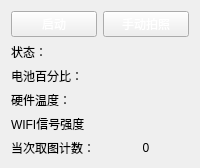
         <widget class="QWidget" name="tabWidget_2Page1">
          <attribute name="title">
           <string>采样板</string>
          </attribute>
          <layout class="QGridLayout" name="gridLayout">
           <item row="1" column="0">
            <widget class="QLabel" name="label_3">
             <property name="text">
              <string>状态：</string>
             </property>
            </widget>
           </item>
           <item row="1" column="1">
            <widget class="QLabel" name="label_4">
             <property name="text">
              <string/>
             </property>
             <property name="alignment">
              <set>Qt::AlignmentFlag::AlignCenter</set>
             </property>
            </widget>
           </item>
           <item row="5" column="0">
            <widget class="QLabel" name="label_6">
             <property name="text">
              <string>WIFI信号强度</string>
             </property>
            </widget>
           </item>
           <item row="0" column="1">
            <widget class="QPushButton" name="pushButton_32">
             <property name="styleSheet">
              <string notr="true">color: white;</string>
             </property>
             <property name="text">
              <string>手动拍照</string>
             </property>
            </widget>
           </item>
           <item row="0" column="0">
            <widget class="QPushButton" name="pushButton_2">
             <property name="minimumSize">
              <size>
               <width>0</width>
               <height>0</height>
              </size>
             </property>
             <property name="styleSheet">
              <string notr="true">color: white;</string>
             </property>
             <property name="text">
              <string>启动</string>
             </property>
            </widget>
           </item>
           <item row="5" column="1">
            <widget class="QLabel" name="label_12">
             <property name="text">
              <string/>
             </property>
             <property name="alignment">
              <set>Qt::AlignmentFlag::AlignCenter</set>
             </property>
            </widget>
           </item>
           <item row="6" column="0">
            <widget class="QLabel" name="label_32">
             <property name="text">
              <string>当次取图计数：</string>
             </property>
            </widget>
           </item>
           <item row="3" column="1">
            <widget class="QLabel" name="label_10">
             <property name="text">
              <string/>
             </property>
             <property name="alignment">
              <set>Qt::AlignmentFlag::AlignCenter</set>
             </property>
            </widget>
           </item>
           <item row="3" column="0">
            <widget class="QLabel" name="label_7">
             <property name="text">
              <string>硬件温度：</string>
             </property>
            </widget>
           </item>
           <item row="6" column="1">
            <widget class="QLabel" name="label_33">
             <property name="text">
              <string>0</string>
             </property>
             <property name="alignment">
              <set>Qt::AlignmentFlag::AlignCenter</set>
             </property>
            </widget>
           </item>
           <item row="2" column="0">
            <widget class="QLabel" name="label_8">
             <property name="text">
              <string>电池百分比：</string>
             </property>
            </widget>
           </item>
           <item row="2" column="1">
            <widget class="QLabel" name="label_11">
             <property name="text">
              <string/>
             </property>
             <property name="alignment">
              <set>Qt::AlignmentFlag::AlignCenter</set>
             </property>
            </widget>
           </item>
          </layout>
         </widget>
